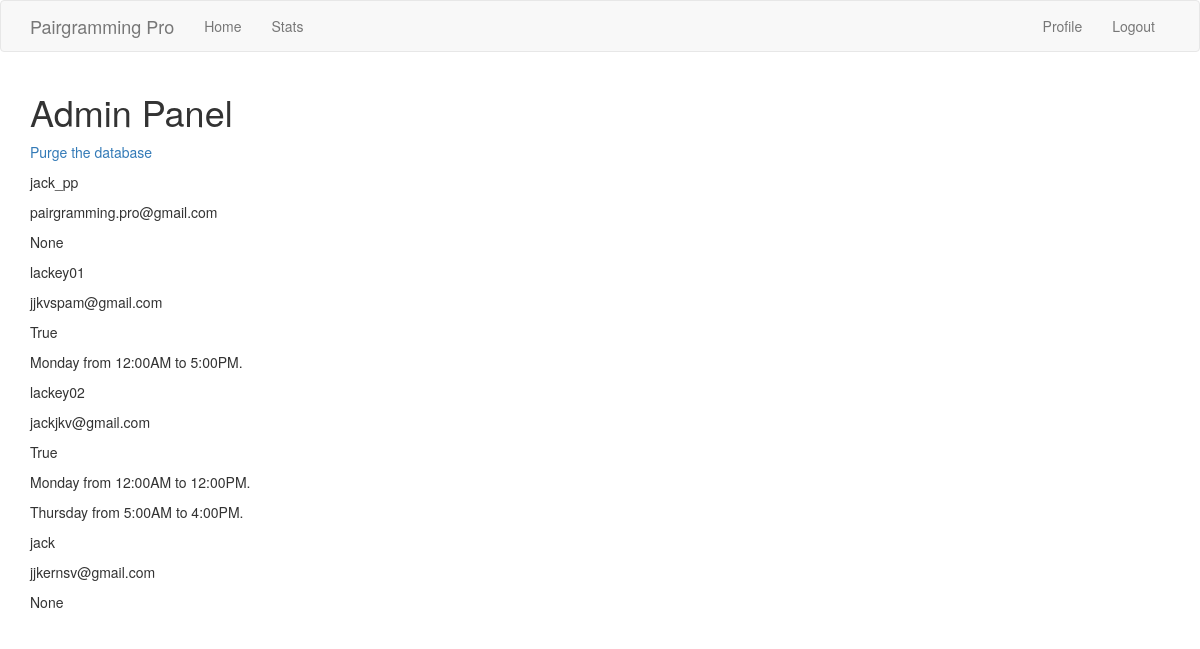
The page /admin (signed in) on the database as committed earlier.
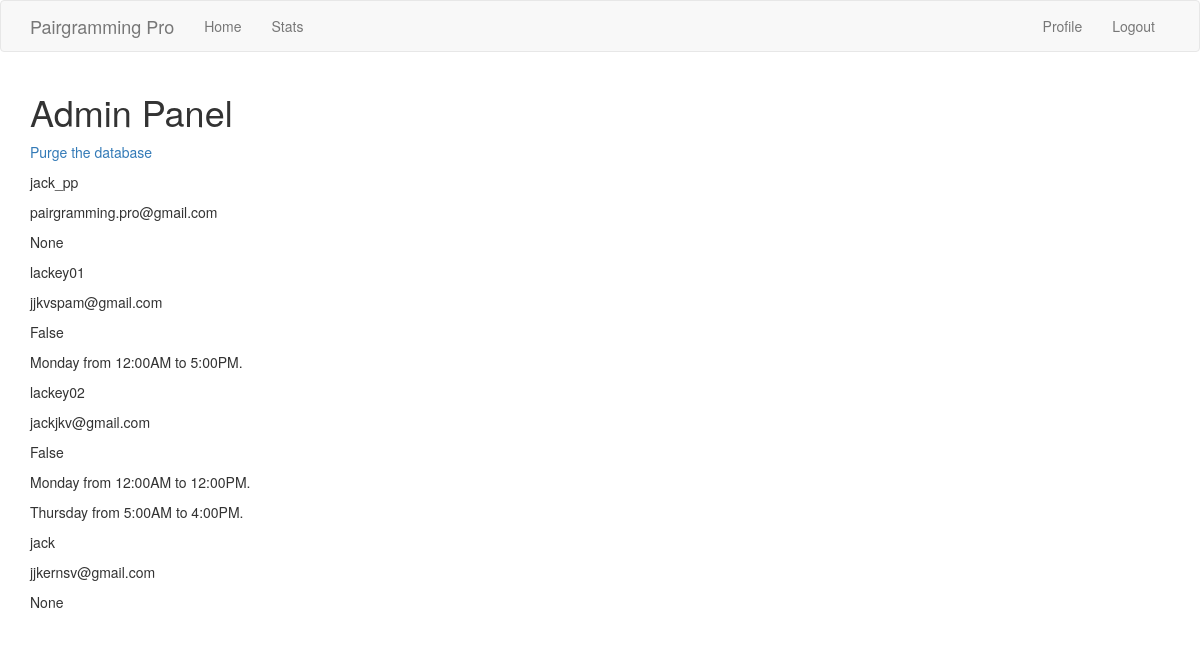
The same page on the database as committed later.
### app/models.py (models this page shows, shortened)
class User(UserMixin, db.Model):
    id = db.Column(db.Integer, primary_key=True)
    username = db.Column(db.String(128), index=True, unique=True)
    email = db.Column(db.String(128), index=True, unique=True)
    s_id = db.Column(db.Integer, db.ForeignKey('school.id'))
    c_id = db.Column(db.Integer, db.ForeignKey('course.id'))
    password_hash = db.Column(db.String(128))
    free_times = db.relationship('FreeInterval', backref='author', lazy='dynamic')
    taken = db.Column(db.Boolean)
    partner = db.Column(db.String(128))
    p_id = db.Column(db.Integer)

class FreeInterval(db.Model):
    id = db.Column(db.Integer, primary_key=True)
    start_day = db.Column(db.String(10))
    start_time = db.Column(db.String(10))
    end_day = db.Column(db.String(10))
    end_time = db.Column(db.String(10))
    user_id = db.Column(db.Integer, db.ForeignKey('user.id'))
    def __repr__(self):
        if self.start_day == self.end_day:
            return '{} from {} to {}.'.format(self.start_day, self.start_time, self.end_time)
        else:
            return '{} at {} to {} at {}.'.format(self.start_day, self.start_time, self.end_day, self.end_time)

### app/routes.py (the view)
@app.route('/admin', methods=['GET', 'POST'])
@login_required
def admin():
    if current_user.username not in DM.ADMINS:
        flash('Access denied!')
        return redirect(url_for('index'))
    users = User.query.all()
    return render_template('admin.html', title='Admin Panel', users=users)

### app/models.py (called while the page is built)
@login.user_loader
def load_user(id):
    return User.query.get(int(id))

### app/templates/admin.html (shortened to what this page needs)
{% extends "base.html" %}
{% block app_content %}
<h1>Admin Panel</h1>
<p><a href="{{ url_for('purge') }}">Purge the database</a></p>
{% for user in users %}
<p>{{user.username}}</p>
<p>{{user.email}}</p>
<p>{{user.taken}}</p>
{% for f in user.free_times %}
<p>{{f}}</p>
{% endfor %}
{% endfor %}
{% endblock %}

### app/templates/base.html (shortened to what this page needs)
{% extends 'bootstrap/base.html' %}
{% block navbar %}
    <nav class="navbar navbar-default">
        <div class="container">
            <div class="navbar-header">
                <a class="navbar-brand" href="{{ url_for('index') }}">Pairgramming Pro</a>
            </div>
            <div class="collapse navbar-collapse" id="bs-example-navbar-collapse-1">
                <ul class="nav navbar-nav">
                    <li><a href="{{ url_for('index') }}">Home</a></li>
                    <li><a href="{{ url_for('stats') }}">Stats</a></li>
                </ul>
                <ul class="nav navbar-nav navbar-right">
                    {% if current_user.is_anonymous %}
                    <li><a href="{{ url_for('login') }}"></a></li>
                    {% else %}
                    <li><a href="{{ url_for('user', username=current_user.username) }}">Profile</a></li>
                    <li><a href="{{ url_for('logout') }}">Logout</a></li>
                    {% endif %}
                </ul>
            </div>
        </div>
    </nav>
{% endblock %}
{% block content %}
    <div class="container">
        {% block app_content %}{% endblock %}
    </div>
{% endblock %}

Rows that differ between the two databases and show on the page:
changed User "lackey01": taken "True" → "False"
changed User "lackey02": taken "True" → "False"
